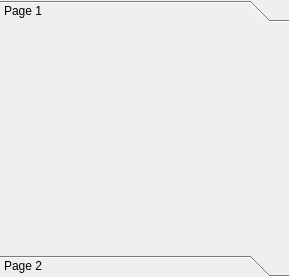
<?xml version="1.0" encoding="UTF-8"?>
<ui version="4.0">
 <class>ToolBox</class>
 <widget class="QToolBox" name="ToolBox">
  <property name="geometry">
   <rect>
    <x>0</x>
    <y>0</y>
    <width>289</width>
    <height>277</height>
   </rect>
  </property>
  <property name="windowTitle">
   <string>ToolBox</string>
  </property>
  <property name="currentIndex">
   <number>0</number>
  </property>
  <widget class="QWidget" name="page">
   <property name="geometry">
    <rect>
     <x>0</x>
     <y>0</y>
     <width>289</width>
     <height>209</height>
    </rect>
   </property>
   <attribute name="label">
    <string>Page 1</string>
   </attribute>
  </widget>
  <widget class="QWidget" name="page">
   <property name="geometry">
    <rect>
     <x>0</x>
     <y>0</y>
     <width>98</width>
     <height>28</height>
    </rect>
   </property>
   <attribute name="label">
    <string>Page 2</string>
   </attribute>
  </widget>
 </widget>
 <resources/>
 <connections/>
</ui>
